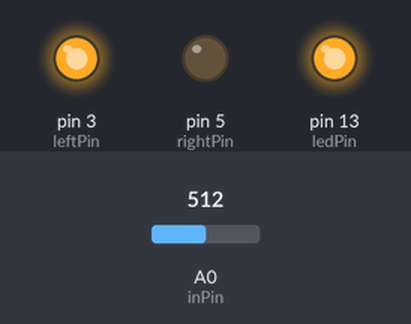
A sketch run on a simulated Arduino Uno, built with avr-gcc and run on an emulated ATmega328P. On the bench: output pins drawn as LEDs (lit = HIGH). Inputs (shaded band) come from the test bench; at power-on: A0 (inPin) = 512. Random numbers use the default seed unless the sketch sets one; what the sketch prints to the serial monitor is not drawn.

Above: at 0.1 s.
At 1.1 s:
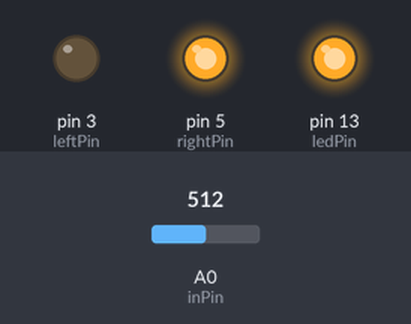
At 1.6 s:
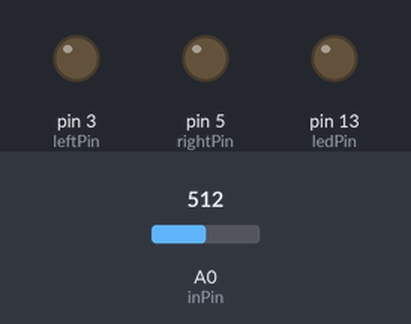
Timing chart, 0 to 5.5 s (numbered marks = the images above):
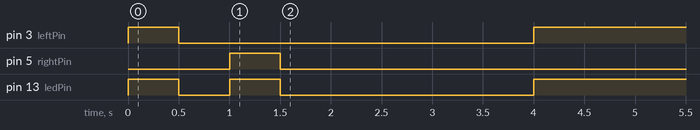

The sketch:

Actuator_H_Bridge_Target_find_TEST.ino
```cpp
/* This is going to control two MOSFETs to form an H bridge.
 * Each is linked to a 5-pin spdt 12V relay
 * In turn, those are connected to our actuator
 *
 * When both are NC, they create a loop back to the actuator.
 * Forward extends, Backward retracts.
 * 100 is the furthest extension,
 * 980 is the closest retraction.
 * */

const int leftPin = 3; 		//Left SPDT Relay
const int rightPin = 5;  	//Right SPDT Relay
const int ledPin = 13;		//LED
const int inPin = 0;		//Analog Input for the Actuator position

int pos = 0;				//stores position
int bounds = 4;			//Threshold for 'on target'

bool done = true;

void setup() {
  // Setup Serial and all Outputs
  Serial.begin(9600);
  pinMode(leftPin, OUTPUT);
  pinMode(rightPin, OUTPUT);
  pinMode(ledPin, OUTPUT);

}

void Forward () { 					//Extends actuator
  digitalWrite(leftPin,   HIGH);	//Left to NO
  digitalWrite(rightPin,  LOW);		//Right to NC
  digitalWrite(ledPin,    HIGH);	//LED ON
}

void Backward () {					//Retracts Actuator
  digitalWrite(leftPin,   LOW);		//Left to NC
  digitalWrite(rightPin,  HIGH);	//Right to NO
  digitalWrite(ledPin,    HIGH);	//LED ON
}

void Stop () {						//Stops Actuator (back-EMF loop)
  digitalWrite(leftPin,   LOW);		//Left and Right to NC
  digitalWrite(rightPin,  LOW);
  digitalWrite(ledPin,    LOW);		//LED OFF
}

void myDelay(int time){//better delay function than delay(time)
	unsigned long moment = millis();
	while((millis() - moment) < time) {}//simply a delay timer
}

void Val() {						//Stores and prints to Serial the position of actuator
  pos = analogRead(inPin);

  Serial.print(pos);
  Serial.print(" = pos, ");

}

void hitTarget(int target) {
	if ((pos > target+bounds) || (pos < target-bounds)) {	//if pos is outside threshold...
	    //done = false;
	    if (pos > target+bounds) {
	      Forward();									//if underextended, extend
	    }
	    if (pos < target-bounds) {						//if overextended, retract
	      Backward();
	    }
	    myDelay(20);										//recheck after 100ms
	    Val();
	}
	else{
		Stop();
		myDelay(500);
		Val();
		if ((pos <= target+bounds) && (pos >= target-bounds)) {done = true;}
	}
}

bool once = true;					//bool to run a test loop once
int user = 1; //default

void loop() {
  // put your main code here, to run repeatedly:

  if (once) {
    Val();

    Forward();
    delay(500);
    Val();

    Stop();
    delay(500);
    Val();

    Backward();
    delay(500);
    Val();

    Stop();
    delay(500);
    Val();

    once = false;//stops test loop
    Serial.println("Movement test complete!");
    delay(500);
  }

  user = random(120, 760);
  Serial.println("\n>>>>>>>>>>>>> Target is : " + String(user) + "<<<<<<<<<<<<<<<");
  delay(1500);

  if (user > 1) {
	  user = constrain(user, 100, 900);

	  done = false;

	  while (!done) {
		  hitTarget(user);
	  }

	  Serial.println("Hit the target!");
	  Serial.print("Target: " + String(user));
	  Serial.print(" Position: " + String(pos));
	  Serial.println("  Difference: " + String( abs(user - pos) ));
	  user = 1; //default

  }
  delay(1000);
}
```

Measured:
- by itself, pin 3 (leftPin): LOW → HIGH at 0.00 s, → LOW 0.50 s later, → HIGH 3.5 s later
- by itself, pin 5 (rightPin): LOW → HIGH at 1.0 s, → LOW 0.50 s later
- by itself, pin 13 (ledPin): goes HIGH 0.50 s, LOW 0.50 s, HIGH 0.50 s, LOW 2.5 s, then HIGH
